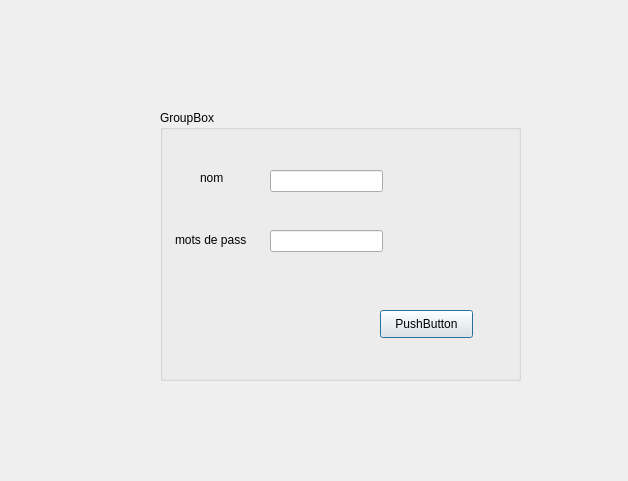
<?xml version="1.0" encoding="UTF-8"?>
<ui version="4.0">
 <class>log</class>
 <widget class="QDialog" name="log">
  <property name="geometry">
   <rect>
    <x>0</x>
    <y>0</y>
    <width>628</width>
    <height>481</height>
   </rect>
  </property>
  <property name="windowTitle">
   <string>Dialog</string>
  </property>
  <widget class="QGroupBox" name="groupBox">
   <property name="geometry">
    <rect>
     <x>160</x>
     <y>110</y>
     <width>361</width>
     <height>271</height>
    </rect>
   </property>
   <property name="title">
    <string>GroupBox</string>
   </property>
   <widget class="QLabel" name="label">
    <property name="geometry">
     <rect>
      <x>40</x>
      <y>60</y>
      <width>56</width>
      <height>16</height>
     </rect>
    </property>
    <property name="text">
     <string>nom</string>
    </property>
   </widget>
   <widget class="QLabel" name="label_2">
    <property name="geometry">
     <rect>
      <x>15</x>
      <y>120</y>
      <width>81</width>
      <height>20</height>
     </rect>
    </property>
    <property name="text">
     <string>mots de pass</string>
    </property>
   </widget>
   <widget class="QLineEdit" name="userline">
    <property name="geometry">
     <rect>
      <x>110</x>
      <y>60</y>
      <width>113</width>
      <height>22</height>
     </rect>
    </property>
   </widget>
   <widget class="QLineEdit" name="passwordline">
    <property name="geometry">
     <rect>
      <x>110</x>
      <y>120</y>
      <width>113</width>
      <height>22</height>
     </rect>
    </property>
   </widget>
   <widget class="QPushButton" name="pushButton">
    <property name="geometry">
     <rect>
      <x>220</x>
      <y>200</y>
      <width>93</width>
      <height>28</height>
     </rect>
    </property>
    <property name="text">
     <string>PushButton</string>
    </property>
   </widget>
  </widget>
 </widget>
 <resources/>
 <connections/>
</ui>
